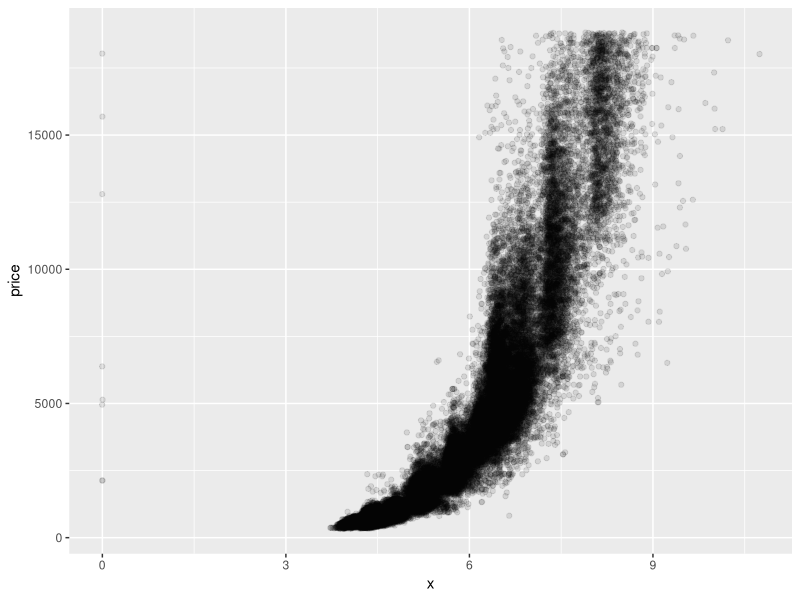
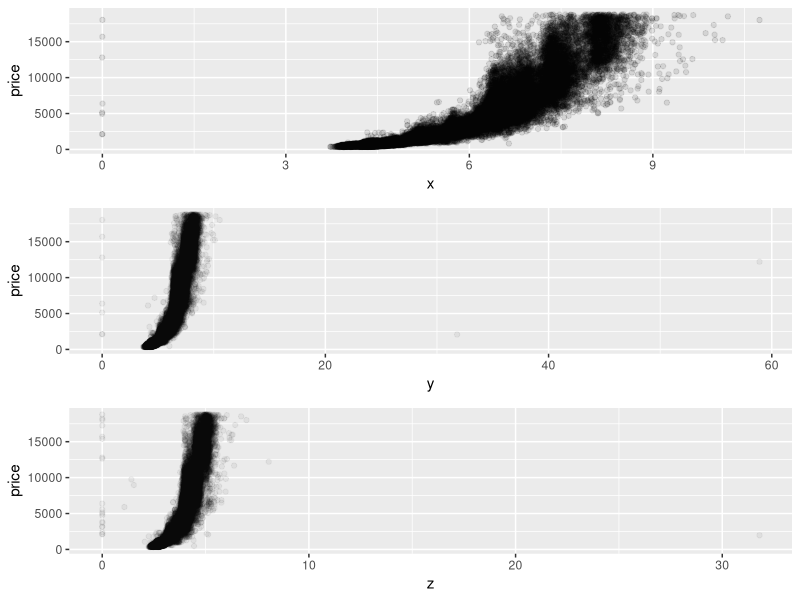
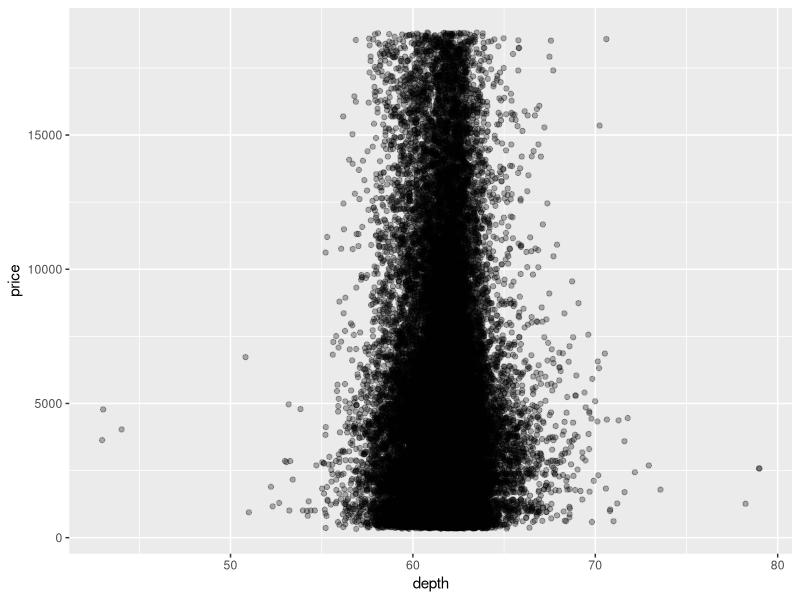
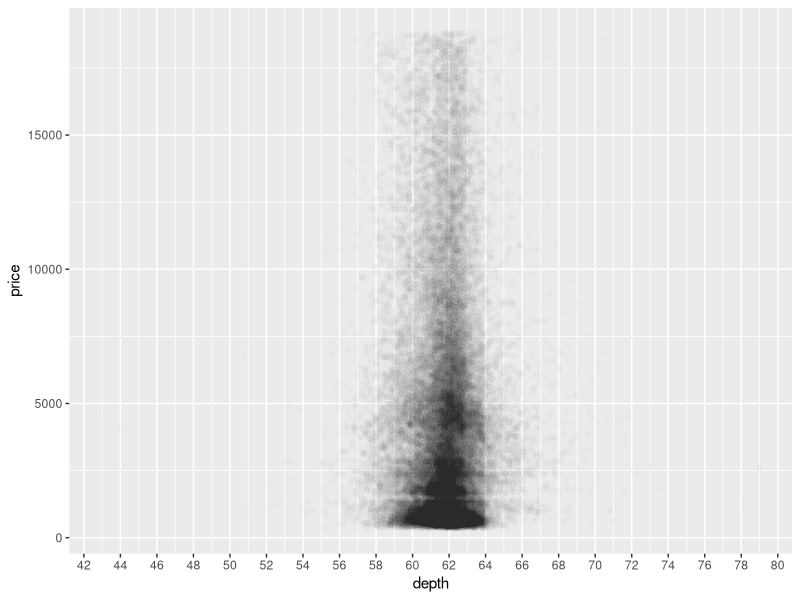
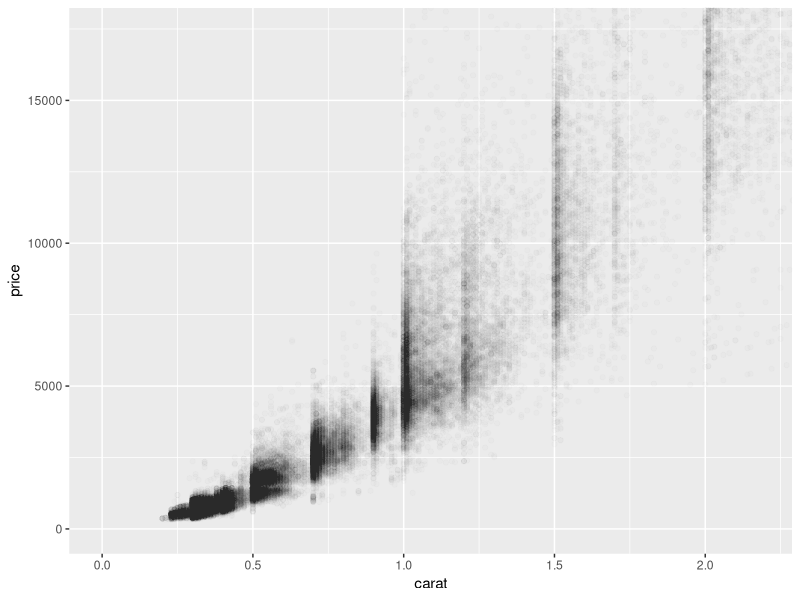
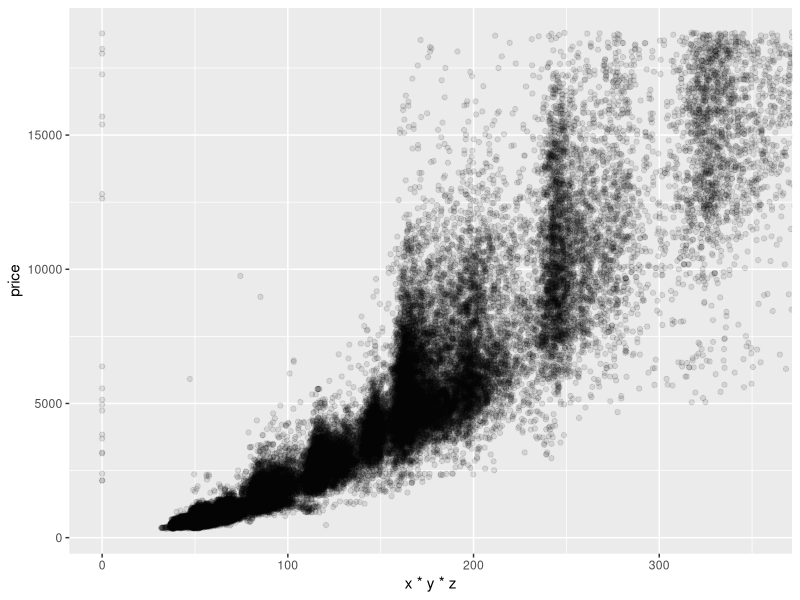
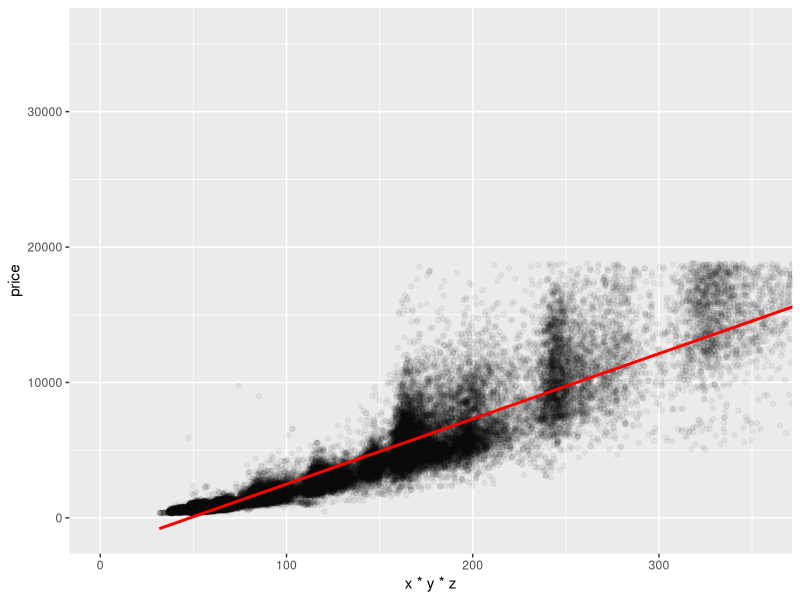

Write the R code that produced these figures, in order. (Note: this script raises an error after producing the figures.)
## ---- chunk 1
library(ggplot2)
library(dplyr)
setwd("~/projects/Classes/FoundationsOfDataScience_sliderule/github/UD651/L4")
data(diamonds)
## ---- chunk 2
ggplot(aes(x = x, y = price), data = diamonds) + 
  geom_jitter(alpha = 1/10)
## ---- chunk 3
library(gridExtra)
p1 = ggplot(aes(x = x, y = price), data = diamonds) + 
  geom_jitter(alpha = 1/10)

p2 = ggplot(aes(x = y, y = price), data = diamonds) + 
  geom_jitter(alpha = 1/20)

p3 = ggplot(aes(x = z, y = price), data = diamonds) + 
  geom_jitter(alpha = 1/20)
  
grid.arrange(p1, p2, p3, ncol = 1)
## ---- chunk 4

with(diamonds, cor.test(x, price))
with(diamonds, cor.test(y, price))
with(diamonds, cor.test(z, price))

## ---- chunk 5
ggplot(aes(x = depth, y = price), data = diamonds) + 
  geom_jitter(alpha = 3/10)
## ---- chunk 6
# Change the code to make the transparency of the
# points to be 1/100 of what they are now and mark
# the x-axis every 2 units. 

ggplot(data = diamonds, aes(x = depth, y = price)) + 
  geom_point(alpha = 1/100) +
  scale_x_continuous(breaks = seq(0, 80, 2))
## ---- chunk 7
with(diamonds, cor.test(depth, price))
## ---- chunk 8
# Create a scatterplot of price vs carat
# and omit the top 1% of price and carat
# values.

ggplot(data = diamonds, aes(x = carat, y = price)) + 
  geom_point(alpha = 1/100) +
  coord_cartesian(xlim = c(0, quantile(diamonds$carat, 0.99)),
                  ylim = c(0, quantile(diamonds$price, 0.99)))
## ---- chunk 9
# Create a scatterplot of price vs. volume (x * y * z).
# This is a very rough approximation for a diamond's volume.

# Create a new variable for volume in the diamonds data frame.
# This will be useful in a later exercise.

ggplot(data = diamonds, aes(x = x * y * z, y = price)) + 
  geom_point(alpha = 1/10) +
  coord_trans(y="log10") +
  coord_cartesian(xlim = c(0, 354))
# 354 is 99% bound of volume

diamonds$volume <- diamonds$x * diamonds$y * diamonds$z

## ---- chunk 10
with(subset(diamonds, (volume != 0) & (volume < 800)) , 
            cor.test(price, volume))
## ---- chunk 11
# Subset the data to exclude diamonds with a volume
# greater than or equal to 800. Also, exclude diamonds
# with a volume of 0. Adjust the transparency of the
# points and add a linear model to the plot. (See the
# Instructor Notes or look up the documentation of
# geom_smooth() for more details about smoothers.)

# We encourage you to think about this next question and
# to post your thoughts in the discussion section.

# Do you think this would be a useful model to estimate
# the price of diamonds? Why or why not?

ggplot(data = subset(diamonds, (volume != 0) & (volume < 800)), 
       aes(x = x * y * z, y = price)) + 
  geom_point(alpha = 1/20) +
  stat_smooth(method = "lm", color = "red") +
  coord_cartesian(xlim = c(1, 354))

# probably move away from a linear model, since data looks to be more exponential

## ---- chunk 12
# Use the function dplyr package
# to create a new data frame containing
# info on diamonds by clarity.

# Name the data frame diamondsByClarity

# The data frame should contain the following
# variables in this order.

#       (1) mean_price
#       (2) median_price
#       (3) min_price
#       (4) max_price
#       (5) n

# where n is the number of diamonds in each
# level of clarity.
suppressMessages(library(ggplot2))
suppressMessages(library(dplyr))
data(diamonds)

diamondsByClarity <- diamonds %.%
  group_by(clarity) %.%
  summarise(mean_price = mean(price),
            median_price = median(price),
            min_price = min(price),
            max_price = max(price),
            n = n()) %.%
   arrange(clarity)

## ---- chunk 13
